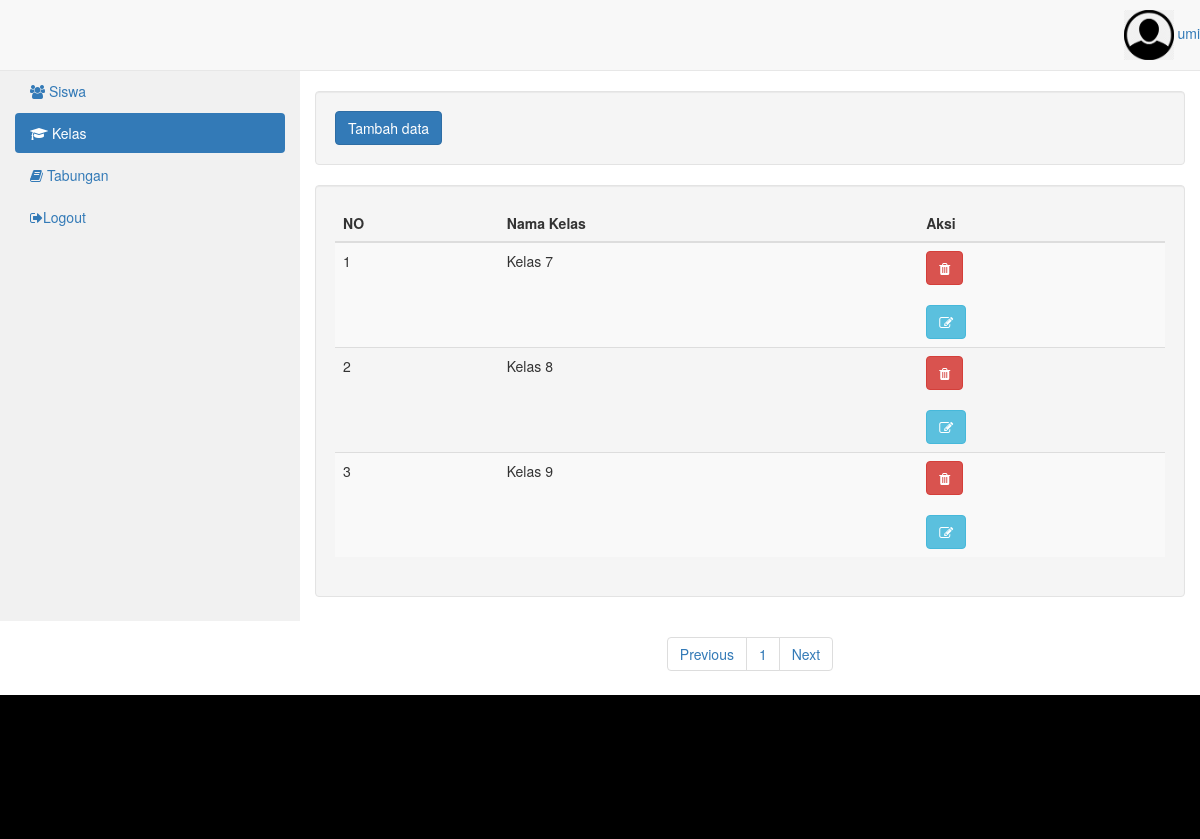
Screenshot of /admin/index.php?m=kelas&s=awal (signed in) with the database file from the repository.
### tables this page shows
CREATE TABLE `tb_kelas` (
  `id` int(50) NOT NULL,
  `nama_kelas` text NOT NULL
);

### admin/fungsi/fungsi.php (called while the page is built, shortened)
<?php
$servername = "localhost";
$database = "tabungan_siswa";
$username = "root";
$password = "";
$koneksi = mysqli_connect($servername, $username, $password, $database);
function url(){
	return $url = "//localhost/proyek2/";
}
function summon_admin(){
global $koneksi;
$id = $_SESSION['idtabsis'];
return $query = mysqli_query($koneksi, "SELECT * FROM tb_admin WHERE id_admin = '$id'");
}
 ?>

### admin/modul/kelas/paging.php (the view, shortened to what this page needs)
<?php
global $koneksi;
    $batas = 5;
$halaman = isset($_GET['halaman']) ? (int)$_GET['halaman'] : 1;
$halaman_awal = ($halaman>1) ? ($halaman * $batas) - $batas : 0;
$data = mysqli_query($koneksi, "SELECT * FROM tb_kelas");
$jumlah_data = mysqli_num_rows($data);
$total_halaman = ceil($jumlah_data / $batas);
$data_kelas = mysqli_query($koneksi, "SELECT * FROM tb_kelas LIMIT $halaman_awal, $batas");
foreach ($data_kelas as $key):
  ?>
<tr>
                              <td><?= $i++;?></td>
                              <td><?=  $key['nama_kelas'];?></td>
                              <td>
                              <div data-toggle="modal" data-target="#hapus-admin<?= $key['id'] ?>">
                              <button type="button" class="btn btn-danger datapotensi" data-toggle="tooltip" title="Hapus">
                              <i class="fa fa-trash"></i>
                              </button>
                              </div>
                    <br>
                  <div data-toggle="modal" data-target="#edit-siswa<?= $key['id'] ?>">
                  <button type="button" class="btn btn-info datapotensi" data-toggle="tooltip" title="Edit">
                    <i class="fa fa-edit"></i>
                  </button>
                </div>
                              </td>
                              </tr>
                              <?php endforeach; ?>

### admin/modul/kelas/title.php (shortened to what this page needs)
<?php
require 'fungsi/fungsi.php';
foreach (summon_admin() as $adm):
 ?>
<!DOCTYPE html>
<html lang="en">
<head>
<link rel="stylesheet" href="<?= url() ?>vendors/css/w3.css">
<link rel="stylesheet" href="<?= url() ?>vendors/css/font-awesome.min.css">
<link rel="stylesheet" type="text/css" href="<?= url() ?>vendors/css/bootstrap.min.css">
</head>
<body>
<nav class="navbar navbar-default navbar-static-top" role="navigation" style="margin-bottom: 0">
        <ul class="nav navbar-top-links navbar-right">
            <li class="dropdown">
              <a class="dropdown-toggle" data-toggle="dropdown" href="#">
               <img src="img/admin/image.png" height="50"> </i> <?php echo $adm['nama']; ?>
              </a>
            </li>
          </ul>
      </nav>
<div class="container-fluid">
  <div class="row content">
    <div class="col-sm-3 sidenav hidden-xs">
           <ul class="nav nav-pills nav-stacked">
        <li><a href="index.php?m=siswa&s=awal"><i class="fa fa-users" aria-hidden="true"></i>
Siswa</a></li>
        <li  class="active"><a href="index.php?m=kelas&s=awal"><i class="fa fa-graduation-cap" aria-hidden="true"></i>
Kelas</a></li>
        <li><a href="index.php?m=tabungan&s=awal"><i class="fa fa-book" aria-hidden="true"></i>
Tabungan</a></li>
        <li><a href="logout.php"><i class="fa fa-sign-out" aria-hidden="true"></i>Logout</a></li>
      </ul><br>
    </div>
    <br>
    <div class="col-sm-9">
      <div class="well">
<button type="button" class="btn btn-primary" data-toggle="modal" data-target="#exampleModalCenter">
  Tambah data
</button>
      </div>
       <div class="row">
        <div class="col-sm-12">
          <div class="well">
             <div class="table-responsive table--no-card m-b-30">
                <table class="table table-borderless table-striped table-earning">
                  <thead>
                    <tr>
                        <th>NO</th>
                        <th>Nama Kelas</th>
                        <th>Aksi</th>
                    </tr>
                  </thead>
                <tbody>
                    <?php
                      $i = 1;
                      include 'paging.php';
                     ?>
                </tbody>
                    </table>
                        </div>
          </div>
            <center><ul class="pagination justify-content-center">
                <li class="page-item">
                    <a class="page-link" <?php if($halaman > 1){ echo "href='?m=siswa&s=awal&halaman=$previous'"; } ?>>Previous</a>
                </li>
                <?php
                for($x=1;$x<=$total_halaman;$x++){
                    ?>
                    <li class="page-item"><a class="page-link" href="?m=siswa&s=awal&halaman=<?php echo $x ?>"><?php echo $x; ?></a></li>
                    <?php
                }
                ?>
                <li class="page-item">
                    <a  class="page-link" <?php if($halaman < $total_halaman) { echo "href='?m=siswa&s=awal&halaman=$next'"; } ?>>Next</a>
                </li>
            </ul>
              </center>
        </div>
      </div>
    </div>
  </div>
</div>
<footer class="w3-center w3-black w3-padding-64">
</footer>
  <script src="<?= url() ?>vendors/js/bootstrap.min.js"></script> </body>
</html>
<?php endforeach; ?>

### admin/modul/kelas/title.php (style rules this page uses)
.row.content { height: 550px }
.sidenav { background-color: #f1f1f1; height: 100%; }

### rows the page displays
tb_kelas: nama_kelas "Kelas 7"
tb_kelas: nama_kelas "Kelas 8"
tb_kelas: nama_kelas "Kelas 9"

### other values shown
$adm['nama'] "umi"
